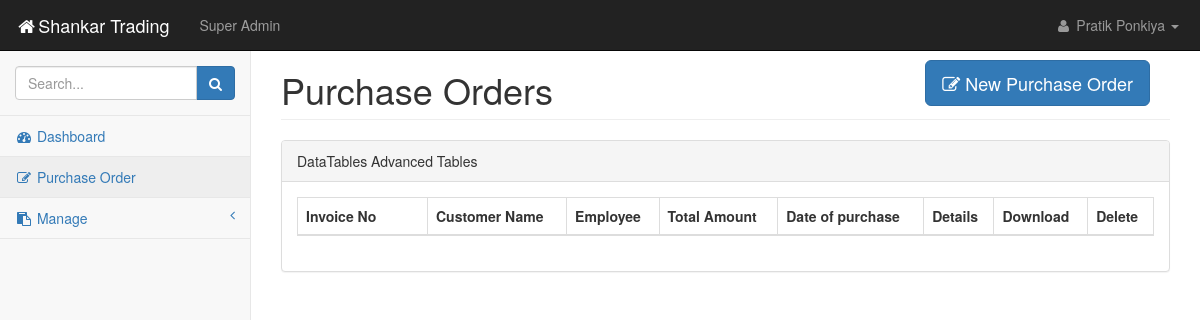
Before: /pages/tables5.php (signed in) with the older database file.
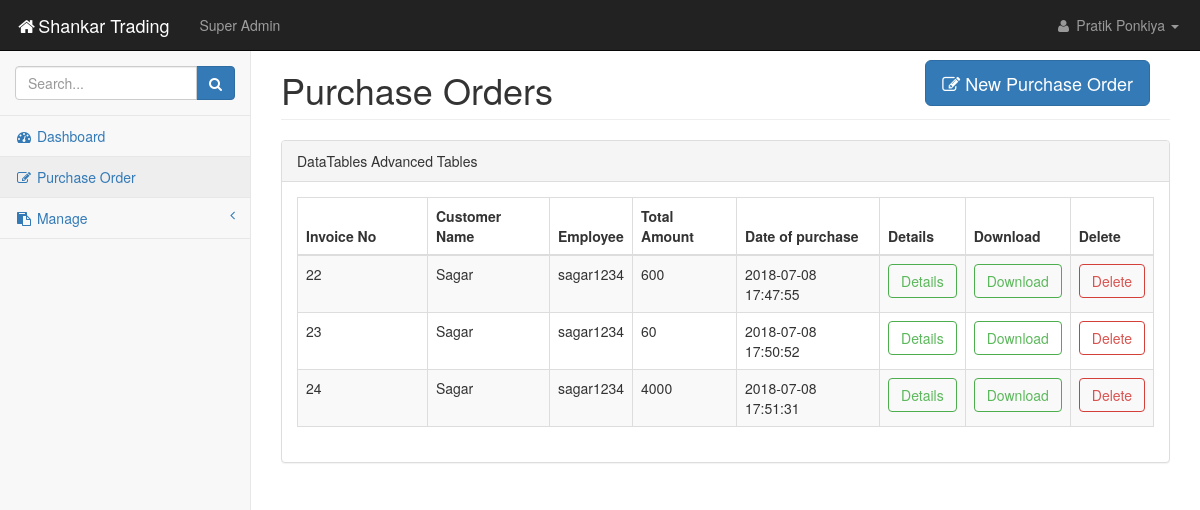
After: the same page with the newer database file.
### tables this page shows
CREATE TABLE `tbl_transation_header` (
  `invoice` int(11) NOT NULL,
  `customer_name` varchar(50) NOT NULL,
  `employee_uname` varchar(50) NOT NULL,
  `total_amt` float NOT NULL,
  `date_time` timestamp NOT NULL DEFAULT CURRENT_TIMESTAMP ON UPDATE CURRENT_TIMESTAMP
);

### pages/tables5.php (the view, shortened to what this page needs)
<?php
include "sidepanel.php";
?>
            <div id="page-wrapper">
                <div class="row">
                    <div class="col-lg-12">
                        <form action="forms5.php" method="POST">
                    <button type="submit" class="btn btn-primary btn-lg" style="float:right;margin:30px 20px 0px 0px;" name="addbtn">
                        <i class="fa fa-edit"></i> New Purchase Order</button></form>
                        <h1 class="page-header">Purchase Orders</h1>
                    </div>
                </div>
                <div class="row">
                    <div class="col-lg-12">
                        <div class="panel panel-default">
                            <div class="panel-heading">
                                DataTables Advanced Tables
                            </div>
                            <div class="panel-body">
                                <div class="dataTable_wrapper">
                                    <table class="table table-striped table-bordered table-hover" id="dataTables-example">
                                    <col width="130">
                                        <thead>
                                            <tr>
                                                    <th>Invoice No</th>
                                                  <th>Customer Name</th>
                                                  <th>Employee</th>
                                                  <th>Total Amount</th>
                                                  <th>Date of purchase</th>
                                                  <th>Details</th>
                                                  <th>Download</th>
                                                  <th>Delete</th>
                                            </tr>
                                        </thead>
                                        <tbody>
                                            <?php
                                            $sql = "SELECT * FROM `tbl_transation_header`";
                                            $result = $conn->query($sql);
                                            while($row=$result->fetch_assoc()){?>
                                        <tr class="odd gradeX">
                                                <td><?php echo $row['invoice'];?></td>
                                                <td><?php echo $row['customer_name'];?></td>
                                                <td><?php echo $row['employee_uname'];?></td>
                                                <td><?php echo $row['total_amt'];?></td>
                                                <td><?php echo $row['date_time'];?></td>
                                                <td class="center">
                                                      <form action="bill.php" method="POST">
                                                      <button type="submit" class="btn btn-outline btn-success" name="detailbtn">Details</button>
                                                      </form>
                                                  </td>
                                                  <td class="center">
                                                      <form action="pdflib.php" method="POST">
                                                      <button type="submit" class="btn btn-outline btn-success" name="detailbtn">Download</button>
                                                      </form>
                                                  </td>
                                                  <td class="center">
                                                      <form action="delete_user.php" method="POST">
                                                      <button type="submit" onclick="return confirm_delete()" class="btn btn-outline btn-danger" name="deletebtn_order">Delete</button>
                                                    </form>
                                                </td>
                                       </tr>
                                            <?php } ?>
                                        </tbody>
                                    </table>
                                </div>
                            </div>
                        </div>
                    </div>
                </div>
            </div>
        </div>
    </body>
</html>

### pages/sidepanel.php (shortened to what this page needs)
<!DOCTYPE html>
<html lang="en">
    <head>
        <link href="../css/bootstrap.min.css" rel="stylesheet">
        <link href="../css/metisMenu.min.css" rel="stylesheet">
        <link href="../css/dataTables/dataTables.bootstrap.css" rel="stylesheet">
        <link href="../css/dataTables/dataTables.responsive.css" rel="stylesheet">
        <link href="../css/startmin.css" rel="stylesheet">
        <link href="../css/font-awesome.min.css" rel="stylesheet" type="text/css">
    </head>
    <body>
        <div id="wrapper">
            <nav class="navbar navbar-inverse navbar-fixed-top" role="navigation">
                <div class="navbar-header">
                    <a class="navbar-brand" href="index.php"><i class="fa fa-home fa-fw"></i>Shankar Trading</a>
                </div>
                <ul class="nav navbar-nav navbar-left navbar-top-links">
                    <li><a href="#"><?php
                    if($_SESSION['type'] == 1){
                        echo "Super Admin";
                    } else {
                        echo "Normal User";
                    }
                    ?></a></li>
                </ul>
                <ul class="nav navbar-right navbar-top-links">
                    <li class="dropdown">
                        <a class="dropdown-toggle" data-toggle="dropdown" href="#">
                            <i class="fa fa-user fa-fw"></i> <?php echo $_SESSION['fname']." ".$_SESSION['lname'];?> <b class="caret"></b>
                        </a>
                    </li>
                </ul>
                <div class="navbar-default sidebar" role="navigation">
                    <div class="sidebar-nav navbar-collapse">
                        <ul class="nav" id="side-menu">
                            <li class="sidebar-search">
                                <div class="input-group custom-search-form">
                                    <input type="text" class="form-control" placeholder="Search...">
                                    <span class="input-group-btn">
                                        <button class="btn btn-primary" type="button">
                                            <i class="fa fa-search"></i>
                                        </button>
                                </span>
                                </div>
                            </li>
                            <li>
                                <a href="index.php"><i class="fa fa-dashboard fa-fw"></i> Dashboard</a>
                            </li>
                            <li>
                                <a href="tables5.php"><i class="fa fa-edit fa-fw"></i> Purchase Order</a>
                            </li>
                            <li>
                            <a href="#"><i class="fa fa-clipboard fa-fw"></i> Manage<span class="fa arrow"></span></a>
                </li>
                </ul>
                    </div>
                </div>
            </nav>

### css/startmin.css (style rules this page uses)
body { background-color: #f8f8f8; }
#wrapper { width: 100%; }
#page-wrapper { padding: 30px 15px 0 15px; min-height: 568px; background-color: #fff; }
@media (min-width:768px) { #page-wrapper { position: inherit; margin-left: 250px; padding: 30px 30px 0 30px; border-left: 1px solid #e7e7e7; } }
.navbar-header { float: left; }
.navbar-left { float: left; }
.navbar-right { text-align: right; }
.navbar-top-links { margin: 0; }
.navbar-top-links li { display: inline-block; }
.navbar-top-links li:last-child { margin-right: 6px; }
.navbar-top-links li a { padding: 15px; min-height: 50px; }
.navbar-top-links>li>a { color: #999; }
.sidebar .sidebar-nav.navbar-collapse { padding-right: 0; padding-left: 0; }
.sidebar .sidebar-search { padding: 15px; }
.sidebar ul li { border-bottom: 1px solid #e7e7e7; }
.sidebar ul li a.active { background-color: #eee; }
.sidebar .arrow { float: right; }
.sidebar .fa.arrow:before { content: "\f104"; }
@media (min-width:768px) { .sidebar { z-index: 1; position: absolute; width: 250px; margin-top: 51px; } }
.btn-outline { color: inherit; background-color: transparent; transition: all .5s; }
.btn-success.btn-outline { color: #5cb85c; }
.btn-danger.btn-outline { color: #d9534f; }

Changed rows visible on the page:
added tbl_transation_header: invoice "22", customer_name "Sagar", employee_uname "sagar1234", total_amt "600", date_time "2018-07-08 17:47:55"
added tbl_transation_header: invoice "23", customer_name "Sagar", employee_uname "sagar1234", total_amt "60", date_time "2018-07-08 17:50:52"
added tbl_transation_header: invoice "24", customer_name "Sagar", employee_uname "sagar1234", total_amt "4000", date_time "2018-07-08 17:51:31"
